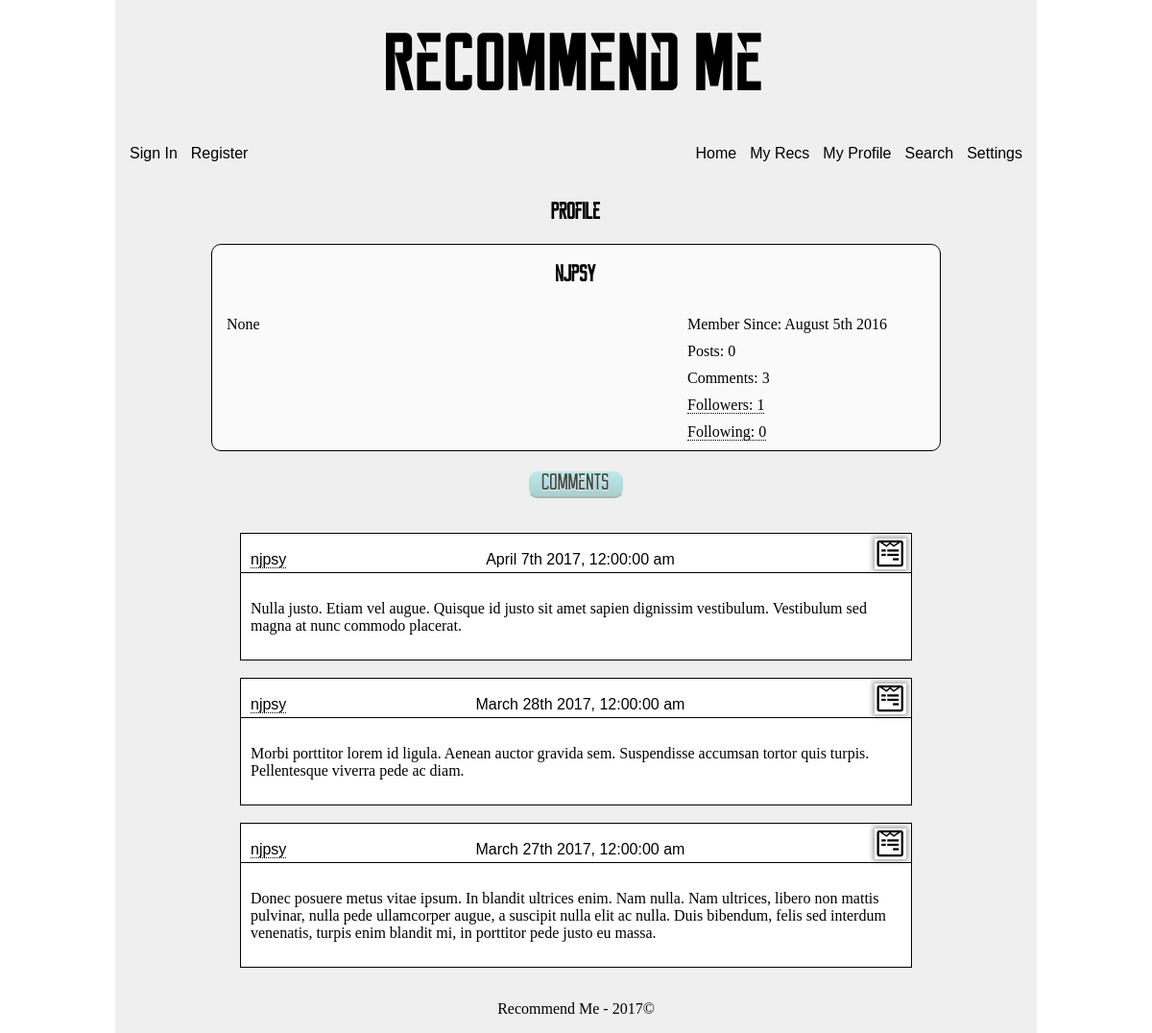
Page /personal/profile/2 on the earlier database version.
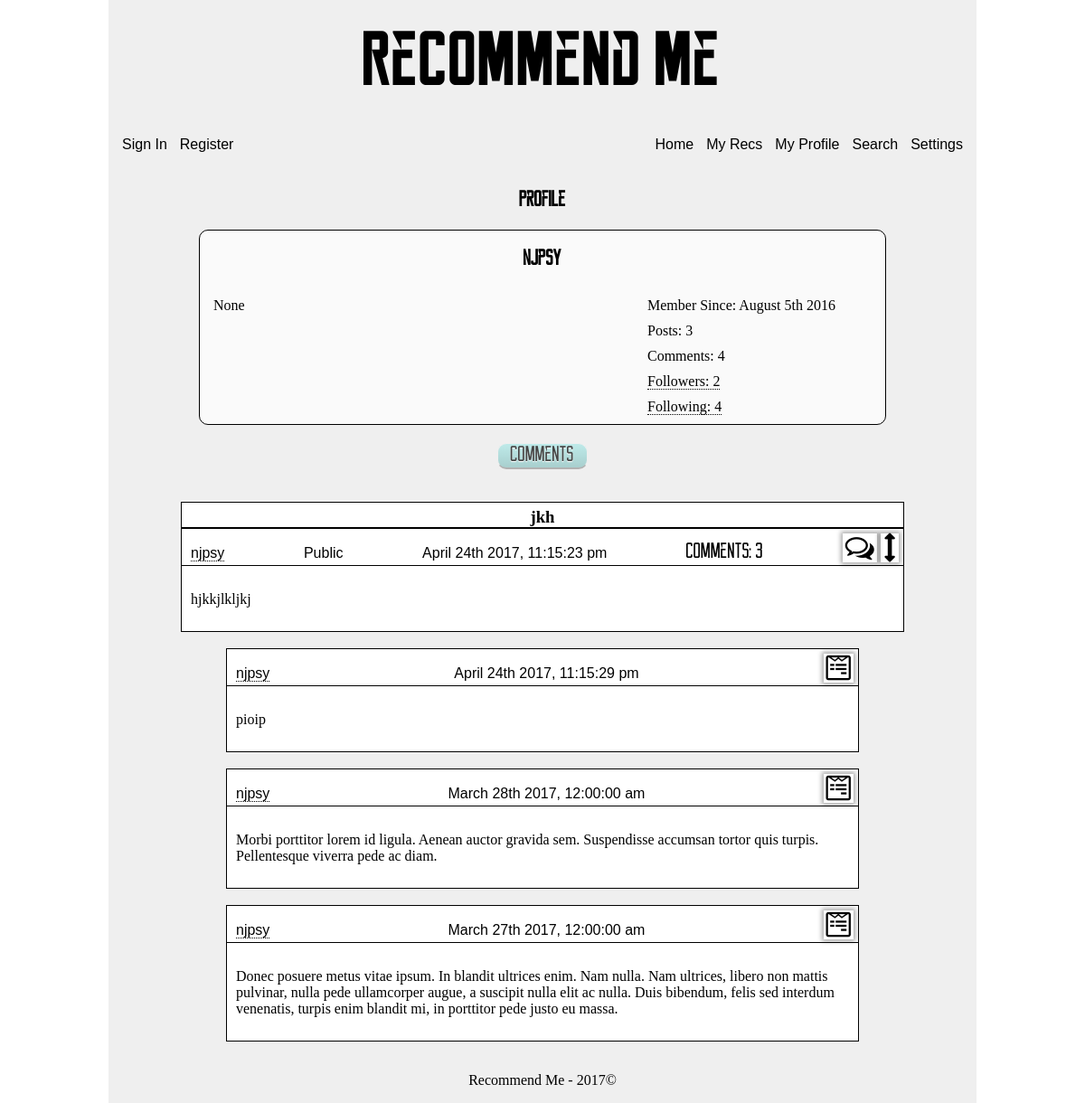
Same page on the later database version.
### app/models.py (models this page shows, shortened)
class User(UserMixin, db.Model):
    __tablename__ = 'user'
    id = db.Column(db.INTEGER, primary_key=True)
    username = db.Column(db.String, unique=True, index=True)
    email = db.Column(db.String, unique=True, index=True)
    about_me = db.Column(db.TEXT)
    api = db.Column(db.String())
    confirmed = db.Column(db.BOOLEAN, default=False)
    display = db.Column(db.INTEGER, default=10)
    invalid_logins = db.Column(db.INTEGER, default=0)
    last_login = db.Column(db.DATETIME, default=datetime.utcnow)
    member_since = db.Column(db.DATETIME, default=datetime.utcnow)
    password_hash = db.Column(db.String(128))
    role_id = db.Column(db.INTEGER, db.ForeignKey('role.id'))
    updates = db.Column(db.BOOLEAN, default=True)
    role = db.relationship('Role', backref=backref('user', lazy='dynamic'))
    @property
    def password(self):
        raise AttributeError('password is hashed')

class Comment(db.Model):
    __tablename__ = 'comment'
    id = db.Column(db.INTEGER, primary_key=True)
    recommendation_id = db.Column(db.INTEGER, db.ForeignKey('recommendation.id'))
    text = db.Column(db.TEXT)
    timestamp = db.Column(db.DATETIME, index=True, default=datetime.utcnow)
    user_id = db.Column(db.INTEGER, db.ForeignKey('user.id'))
    verification = db.Column(db.INTEGER, default=1)
    recommendation = db.relationship('Recommendation', backref=backref('comment', lazy='dynamic'))
    user = db.relationship('User', backref=backref('comment', lazy='dynamic'))

class Recommendation(db.Model):
    __tablename__ = 'recommendation'
    id = db.Column(db.INTEGER, primary_key=True)
    made_private = db.Column(db.BOOLEAN, default=False)
    new_comment = db.Column(db.BOOLEAN, default=False)
    text = db.Column(db.TEXT)
    timestamp = db.Column(db.DATETIME, index=True, default=datetime.utcnow)
    title = db.Column(db.String(64))
    user_id = db.Column(db.INTEGER, db.ForeignKey('user.id'))
    verification = db.Column(db.INTEGER)
    user = db.relationship('User', backref=backref('recommendation', lazy='dynamic'))
    def prepare_comments(self):
        prep_query = self.comment\
            .filter(Comment.verification > 0)\
            .order_by(desc(Comment.timestamp))
        d_c = prep_query\
            .paginate(1, per_page=5, error_out=False)
        count = prep_query.count()
        return (d_c, count)

### app/personal/views.py (the view, shortened to what this page needs)
@personal.route('/profile')
@personal.route('/profile/<int:id>')
def profile(id=-1):
    if id == -1:
        if current_user.is_authenticated:
            id = current_user.id
        else:
            return redirect(url_for('auth.login', next='personal/profile'))
    user = User.query\
        .filter_by(id=id)\
        .first_or_404()
    com_count = 0
    rec_count = 0
    ver_case = case([(db.true() if current_user.id==id else db.false(), 0),], else_=1)
    display_recs = user.recommendation\
        .filter(Recommendation.verification>=ver_case)\
        .order_by(desc(Recommendation.timestamp))
    display_comments = user.comment\
        .filter(Comment.verification>0)\
        .order_by(desc(Comment.timestamp))
    display_recs = display_recs\
        .paginate(1, per_page=current_user.display, error_out=False)
    display_comments = display_comments\
        .paginate(1, per_page=current_user.display, error_out=False)
    return render_template('personal/profile.html', user=user, display=display_recs,
        d_c=display_comments, com_count = com_count, rec_count=rec_count)

### app/auth/views.py (called while the page is built)
@auth.before_app_request
def before_request():
    if current_user.is_authenticated and not current_user.confirmed \
        and request.endpoint[:5] != 'auth.' and request.endpoint != 'static':
        return redirect(url_for('auth.unconfirmed'))

### app/models.py (called while the page is built)
    def is_moderator(self):
        return False

### manage.py (called while the page is built)
@app.url_defaults
def hashed_static_file(endpoint, values):
    if 'static' == endpoint or endpoint.endswith('.static'):
        filename = values.get('filename')
        if filename:
            blueprint = request.blueprint
            if '.' in endpoint:  # blueprint
                blueprint = endpoint.rsplit('.', 1)[0]
            static_folder = app.static_folder
            if blueprint and app.blueprints[blueprint].static_folder:
                static_folder = app.blueprints[blueprint].static_folder
            fp = os.path.join(static_folder, filename)
            if os.path.exists(fp):
                values['_'] = int(os.stat(fp).st_mtime)

### app/templates/personal/profile.html (shortened to what this page needs)
<!DOCTYPE html>
{% extends 'abstract/one-column.html' %}
{% block head %}
  {{super()}}
  <link href="{{url_for('static', filename='css/personal/profile.css')}}" type='text/css', rel='stylesheet'/>
{% endblock %}
{% block maincontent %}
  <h2>Profile</h2>
  <div class='profile-box'>
    <h2>{{user.username}}</h2>
    <div class='profile-left'>
      <p class='post-text'>{{user.about_me}}</p>
    </div>
    <div class='profile-right'>
      <p>Member Since: {{moment(user.member_since).format("MMMM Do YYYY")}}</p>
      <p>Posts: {{user.recommendation.count()}}</p>
      <p>Comments: {{user.comment.count()}}</p>
      <p>
        <a href="{{url_for('personal.followers', id=user.id)}}">
          Followers: <span class='follower-count'>{{user.follower.count()}}</span>
        </a>
      </p>
      <p>
        <a href="{{url_for('personal.following', id=user.id)}}">
          Following: {{user.following.count()}}
        </a>
      </p>
    </div>
  </div>
  <div class='button-div'>
    <button class='reckoner button-width-set' id='submit'>Comments</button>
  </div>
  {% endblock %}
{% block supplemental %}
  <br/>
  <br/>
  {{rec_macro.initialize_recs(display, moment, current_user)}}
  {{comment_macro.initialize_comments(d_c, moment, current_user)}}
{% endblock %}

### app/templates/abstract/one-column.html
<!DOCTYPE html>
{% extends 'abstract/base.html' %}
{% block content %}
  <div id='maincontent-one'>
    {% block maincontent %}
    {% endblock %}
  </div>
  <div id='supplemental'>
    {% block supplemental %}
    {% endblock %}
  </div>
{% endblock %}

### app/templates/abstract/base.html (shortened to what this page needs)
<!DOCTYPE html>
<html lang='en'>
  {% import 'macros/comment-macro.html' as comment_macro %}
  {% import 'macros/flash-macro.html' as flash_macro %}
  {% import 'macros/followed-macro.html' as followed_macro %}
  {% import 'macros/following-macro.html' as following_macro %}
  {% import 'macros/rec-macro.html' as rec_macro %}
  {% if current_user.is_moderator %}
    {% import 'macros/moderator/mod-comment-macro.html' as mod_comment_macro %}
    {% import 'macros/moderator/mod-rec-macro.html' as mod_rec_macro %}
  {% endif %}
  <head>
    {% block head %}
      <link href="{{url_for('static', filename='css/abstract/base.css')}}" type='text/css' rel='stylesheet'/>
      <link href="{{url_for('static', filename='css/macros/flash.css')}}" type='text/css' rel='stylesheet'/>
      <link href="{{url_for('static', filename='css/abstract/rec-comment.css')}}" type='text/css', rel='stylesheet'/>
      <link href="{{url_for('static', filename='css/abstract/form.css')}}" type='text/css', rel='stylesheet'/>
      <link href="{{url_for('static', filename='css/speciality/font-awesome.min.css')}}" type='text/css', rel='stylesheet'/>
    {% endblock %}
  </head>
  <body>
    <header>
      {% block header %}
        <hgroup>
          <h1>Recommend Me</h1>
        </hgroup>
        <nav>
          <ul class='sign-in'>
            {% if current_user.is_authenticated %}
              <p>{{current_user.username}}</p>
              <a href="{{url_for('auth.logout')}}">Sign Out</a>
            {% else %}
              <a href="{{url_for('auth.login')}}">Sign In</a>
              <a href="{{url_for('auth.subscribe')}}">Register</a>
            {% endif %}
          </ul>
          <ul class='nav-bar'>
            <li><a href="{{url_for('main.index')}}">Home</a></li>
            <li><a href="{{url_for('personal.post')}}">My Recs</a></li>
            <div class='submenu-container'>
              <li class='submenu-header'><a href="{{url_for('personal.profile')}}">My Profile</a></li>
            </div>
            <div class='submenu-container'>
              <li class='submenu-header'><a href="{{url_for('main.search')}}">Search</a></li>
            </div>
            <div class='submenu-container'>
              <li class='submenu-header'><a href="{{url_for('personal.update', next=request.url)}}">Settings</a></li>
            </div>
          </ul>
        </nav>
      {% endblock %}
    </header>
    <div id='content'>
      {% block content %}
      {% endblock %}
    </div>
    <footer>
      {% block footer %}
        <p>Recommend Me - 2017&#169</p>
      {% endblock %}
    </footer>
  </body>
</html

### app/templates/macros/comment-macro.html (shortened to what this page needs)
{% macro render_comment(com, moment, current_user, link=request.url) %}
  <div class='single-post'>
    <div class='post-header'>
      <ul class='post-header-list'>
        <li>
          <a href="{{url_for('personal.profile', id=com.user_id)}}">
            {{com.user.username}}
          </a>
        </li>
        <li>
          {{moment(com.timestamp).format('MMMM Do YYYY, h:mm:ss a')}}
        </li>
        <li>
          <a class='icon-link' href="{{url_for('main.highlight', id=com.recommendation_id)}}">
            <i class='font-link fa fa-wpforms fa-2x'></i>
          </a>
        </li>
      </ul>
    </div>
    <p class='post-text'>
      {{com.text}}
    </p>
  </div>
  <br/>
{% endmacro %}
{% macro initialize_comments(d_c, moment, current_user, link=request.url) %}
  <div class='list-comments'>
    {{ajax(d_c, moment, current_user, link)}}
  </div>
{% endmacro %}
{% macro ajax(d_c, moment, current_user, link=request.url) %}
  {% for com in d_c.items %}
    {{render_comment(com, moment, current_user, link)}}
  {% endfor %}
{% endmacro %}

### app/templates/macros/followed-macro.html (shortened to what this page needs)
{% import 'macros/rec-macro.html' as rec_macro %}

### app/templates/macros/following-macro.html (shortened to what this page needs)
{% import 'macros/rec-macro.html' as rec_macro %}

### app/templates/macros/rec-macro.html (shortened to what this page needs)
{% import 'macros/comment-macro.html' as comment_macro %}
{% macro render_rec(rec, count, moment, current_user, attributes=True, link=request.url) %}
  <div class='single-post'>
    <a href="{{url_for('main.highlight', id=rec.id)}}">
      <h3 class='rec-title'>{{rec.title}}</h3>
    </a>
    <div class='post-header'>
      <ul class='post-header-list'>
        <li>
          <a href="{{url_for('personal.profile', id=rec.user_id)}}">
            {{rec.user.username}}
          </a>
        </li>
        <li>
          {% if rec.verification != 0 %}
            Public
          {% else %}
            Private
          {% endif %}
        </li>
        <li>
          {{moment(rec.timestamp).format('MMMM Do YYYY, h:mm:ss a')}}
        </li>
        <li class='reckoner'>
          Comments: {{count}}
        </li>
        {% if attributes or rec.user_id==current_user.id %}
          <li>
            {% if attributes %}
              <i id='{{rec.id}}' class='{{link}} font-link toggle-comments fa fa-comments-o fa-2x'></i>
              <i class='font-link toggle-show fa fa-arrows-v fa-2x'></i>
            {% endif %}
          </li>
        {% endif %}
      </ul>
    </div>
    <p class='post-text'>
      {{rec.text}}
    </p>
  </div>
  <br/>
{% endmacro %}
{% macro initialize_recs(display, moment, current_user, attributes=True) %}
  <div class='list-recs'>
    {{ajax(display, moment, current_user, attributes)}}
  </div>
{% endmacro %}
{% macro ajax(display, moment, current_user, attributes=True, link=request.url) %}
  {% for rec in display.items %}
    {{single_rec(rec, moment, current_user, attributes, link, in_comments=True)}}
  {% endfor %}
{% endmacro %}
{% macro single_rec(rec, moment, current_user, attributes=True, link=request.url, in_comments=True) %}
  {% set comments, count = rec.prepare_comments() %}
  {{render_rec(rec, count, moment, current_user, attributes, link)}}
{% endmacro %}

### app/templates/macros/moderator/mod-comment-macro.html (shortened to what this page needs)
{% import 'macros/comment-macro.html' as comment_macro %}

### app/templates/macros/moderator/mod-rec-macro.html (shortened to what this page needs)
{% import 'macros/rec-macro.html' as rec_macro %}

### app/static/css/abstract/base.css (style rules this page uses)
body { font-family: Georgia, 'Times New Roman', serif; margin: 0px auto; width: 960px; }
header, #content, footer { background-color: #efefef; }
#content, footer { height: 100%; overflow: auto; }
#maincontent-one, .w760 { margin: 0px 100px; width: 760px; }
header { padding: 10px 10px 15px 10px; }
footer { clear: both; text-align: center; }
a { border-bottom: 1px dotted black; color: inherit; text-decoration: none; }
hgroup { font-family: 'reckoner_bold', Impact, fantasy; font-size: 32pt; text-align: center; }
h1 { margin: 20px 0 20px 0; }
h2 { font-family: 'reckoner', Impact, fantasy; font-size: 24px; text-align: center; }
.sign-in { float: left; padding-left: 0; }
nav { height: 40px; }
.nav-bar { float: right; position: relative; }
li { display: inline; font-family: sans-serif; }
nav a { border-bottom: none; color: inherit; font-family: sans-serif; padding: 5px; text-decoration: none; }
.submenu-container { display: inline-block; position: relative; }
.reckoner { font-family: 'reckoner', Impact, fantasy; font-size: 24px; }
.icon-link, .icon-link:hover { border: 0px; }

### app/static/css/abstract/rec-comment.css (style rules this page uses)
.list-recs { margin: 0px auto; width: 800px; }
.inline-comments, .list-comments { margin: 0 auto; width: 700px; }
.single-post { background-color: white; border: 1px solid black; clear: both; }
.rec-title { border-bottom: 2px solid black; margin: 0 0 5px 0; padding-top: 5px; text-align: center; }
.post-header { border-bottom: 1px solid black; padding: 0 5px 0 5px; }
.post-header-list { height: 30px; margin: 5px 0 5px 0; padding-left: 5px; text-align: justify; }
.post-header-list:after { content: ''; display: inline-block; width: 100%; }
.post-header li { display: inline-block; }
.font-link { box-shadow: 0 0 5px 2px rgba(0,0,0,.35); cursor: pointer; padding: 0 3px 0 3px; }
.post-text { margin-top: 0px; padding: 10px; white-space: pre-line; }

### app/static/css/abstract/form.css (style rules this page uses)
.button, .edit-button, #submit { background: -webkit-gradient(linear, left top, left bottom, from(#beeae9), to(#a8cfce)); background: -moz-linear-gradient(top, #beeae9, #a8cfce); background: -o-linear-gradient(top, #beeae9, #a8cfce); background: -ms-linear-gradient(top, #beeae9, #a8cfce); background-color: #b9e4e3; border: 1px solid #efefef; border-bottom: 2px solid #b2b2b2; border-radius: 10px; color: #444444; text-shadow: 0px 1px 1px #fff; }
.button-width-set { display: block; margin: 0 auto; width: 100px; }

### app/static/css/personal/profile.css (style rules this page uses)
.profile-box { background-color: #fafafa; border: 1px solid black; border-radius: 10px; margin: 0 0 20px 0; overflow: auto; }
.profile-left { float: left; width: 480px; }
.profile-right { float: left; width: 250px; }
.profile-left>p, .profile-right>p { margin: 10px; padding: 0 0 0 5px; }

Differences in the rows shown:
no longer on this page (row edited): Comment: user.username "njpsy", timestamp "April 7th 2017, 12:00:00 am", text "Nulla justo. Etiam vel augue. Quisque id justo sit amet sapien dignissim vestibulum. Vestibulum sed magna at nunc commodo placerat."
added Recommendation: title "jkh", user.username "njpsy", verification "Public", timestamp "April 24th 2017, 11:15:23 pm", count "3", text "hjkkjlkljkj"
added Comment: user.username "njpsy", timestamp "April 24th 2017, 11:15:29 pm", text "pioip"
Other differences:
{{ user.recommendation.count() }}: "0" → "3"
{{ user.comment.count() }}: "3" → "4"
{{ user.follower.count() }}: "1" → "2"
{{ user.following.count() }}: "0" → "4"
